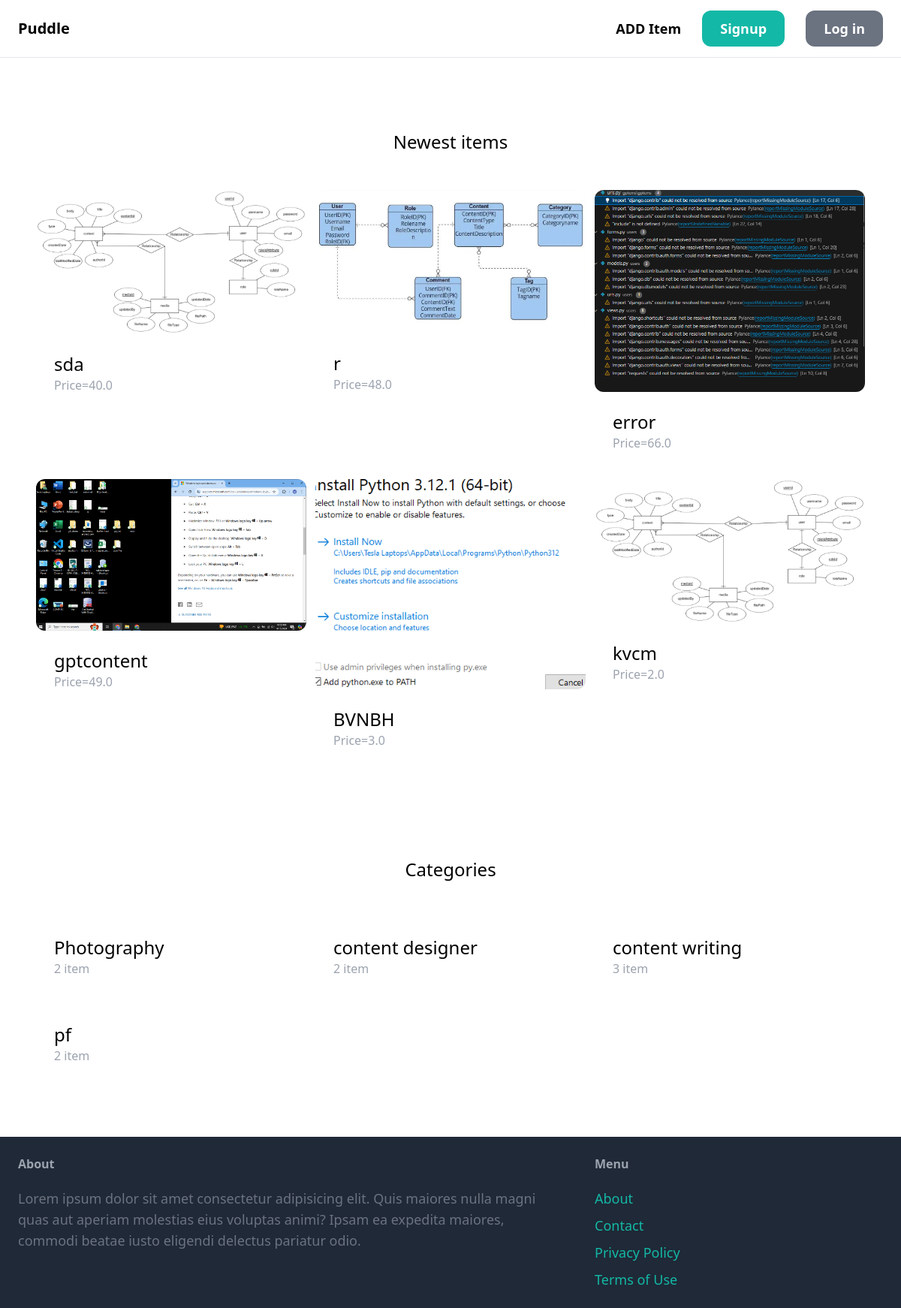
/, run on an earlier commit of the app's database.
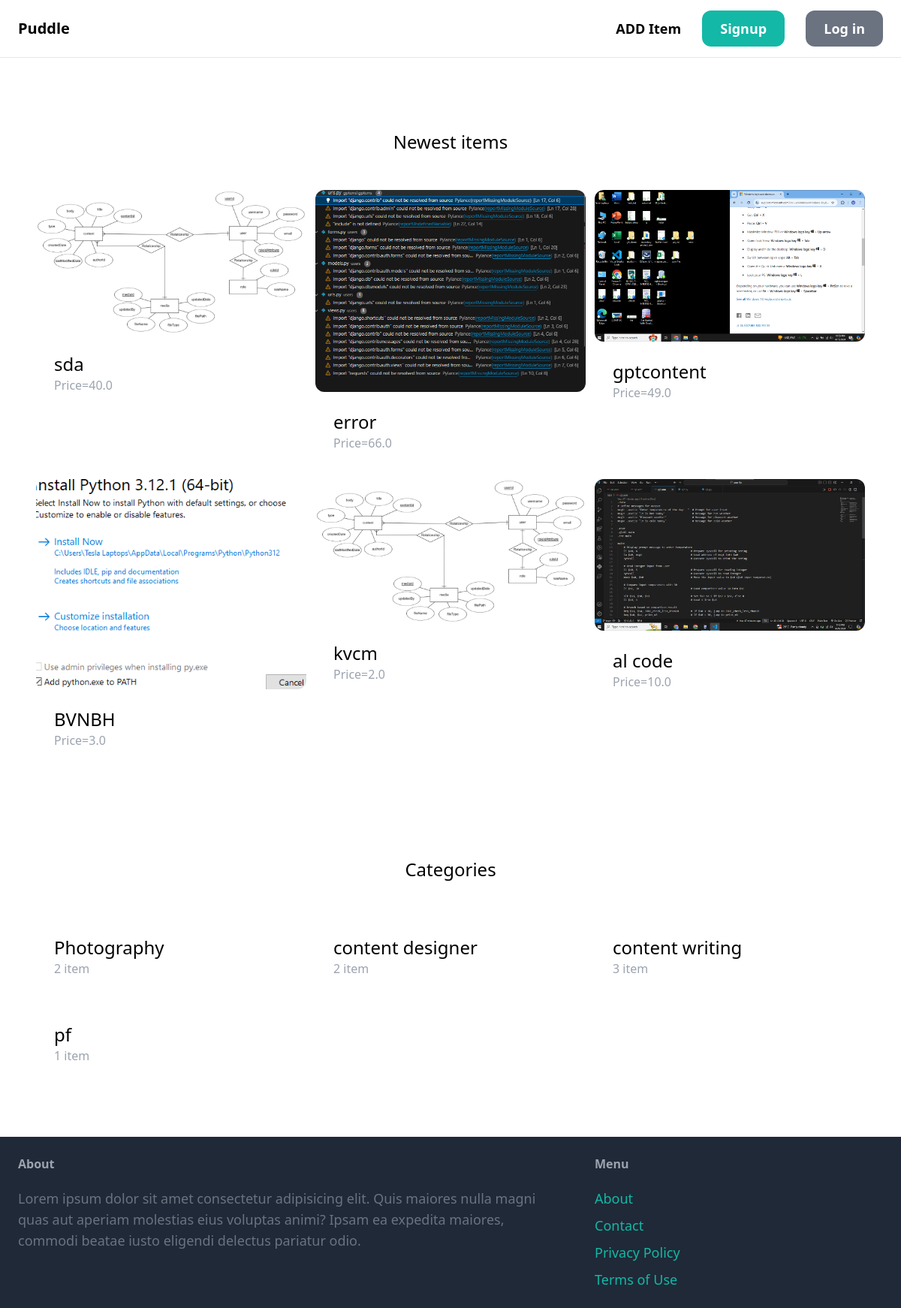
And on a later commit of the database.
### item/models.py (models this page shows, shortened)
class Item(models.Model):
    category = models.ForeignKey(Category, related_name='items',on_delete=models.CASCADE)
    name = models.CharField(max_length=255)
    description = models.TextField(blank=True, null=True)
    price = models.FloatField()
    is_sold = models.BooleanField(default=False)
    created_at = models.DateTimeField(auto_now_add=True)
    created_by = models.ForeignKey(User, related_name='items', on_delete = models.CASCADE)
    image = models.ImageField(upload_to='item_images',blank=True,null=True)

class Category(models.Model):
    name = models.CharField(max_length=255)
    class Meta:
        ordering = ('name',)
        verbose_name_plural = 'Categories'

### core/views.py (the view)
# urls.py: path('', views.index, name='index'),
def index(request):
    items = Item.objects.filter(is_sold=False)[0:6]
    categories=Category.objects.all()
    return render(request, 'core/index.html', {
        'categories':categories,
        'items':items,})

### core/templates/core/index.html (shortened to what this page needs)
{% extends 'core/base.html' %}
{% block content %}
<div class="mt-6 px-6 py-12 bg-gray-10 rounded-xl">
    <h2 class="mb-12 text-2xl text-center">Newest items</h2>
    <div class="grid grid-cols-3 gap-3">
    {% for item in items %}
    <div>
        <a href="{% url 'item:detail' item.id %}">
            <div>
                <img src="{{ item.image.url }}" class="rounded-xl" >
            </div>
            <div class="p-6 bg-white rounded-xl">
                <h2 class="text-2xl">{{ item.name }}</h2>
                <p class="text-gray-400">Price={{ item.price }}</p>
            </div>
        </a>
    </div>
    {% endfor %}
</div>
</div>
<div class="mt-6 px-6 py-12 bg-gray-10 rounded-xl">
    <h2 class="mb-12 text-2xl text-center">Categories</h2>
    <div class="grid grid-cols-3 gap-3">
        {% for Category in categories %}
        <div>
            <a href="#">
                <div class="p-6 bg-white rounded-xl">
                    <h2 class="text-2xl">{{Category.name }}</h2>
                    <p class="text-gray-400">{{Category.items.count }} item</p>
                </div>
            </a>
        </div>
        {% endfor %}
    </div>
</div>
{% endblock %}

What changed in the data, as far as the page shows it:
removed Item: image (picture), name "r", price "48.0"
now on this page (row unchanged): Item: image (picture), name "al code", price "10.0"
computed for Category "pf": items.count "2" → "1"
